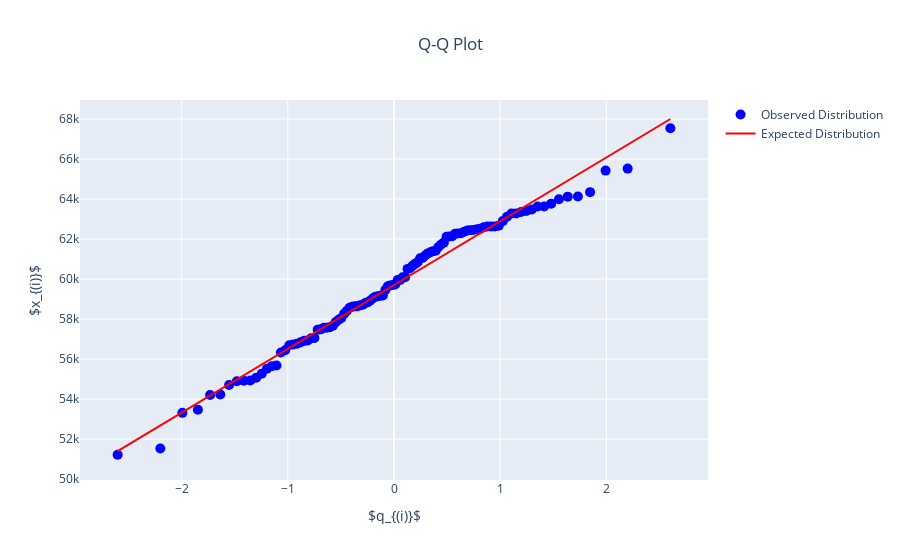

Notebook code for this chart:
### Code cell
fig = go.Figure()
fig.add_trace(go.Scatter(x=qn,y=xn,mode="markers",marker=dict(size=10),line=dict(color="blue"),name="Observed Distribution"))
fig.add_trace(go.Scatter(x=qn,y=p(qn),mode="lines",line=dict(color="red"),name="Expected Distribution"))
fig.update_layout(title="Q-Q Plot",
                  title_x=0.5,
                  xaxis_title=r"$q_{(i)}$",
                  yaxis_title=r"$x_{(i)}$")
fig.show()

sw,prob = shapiro(sum_per_month["value"])
print(pd.DataFrame(data=[["Shapiro-Wilk",sw],["Probability",prob]]).rename(columns={0:"",1:""}).to_string(index=False))
